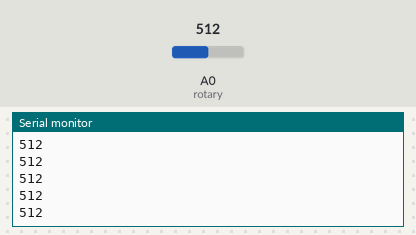
The sketch below on a simulated Arduino Uno, built with avr-gcc and run on an emulated ATmega328P. Shown: the last lines printed to the serial monitor. The inputs (shaded band) are chosen by the test bench; at power-on: A0 (rotary) = 512.

Above: at 1.2 s.
1.3 s: A0 (rotary) set to 716
At 2.2 s:
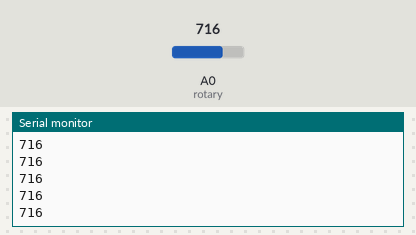
2.8 s: A0 (rotary) set to 900
At 3.8 s:
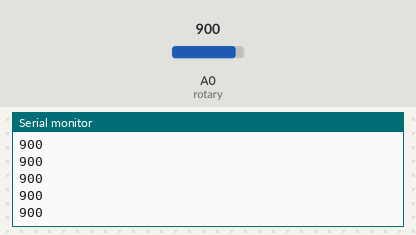
Timing chart, 0 to 5.8 s (numbered marks = the images above; inputs shaded):
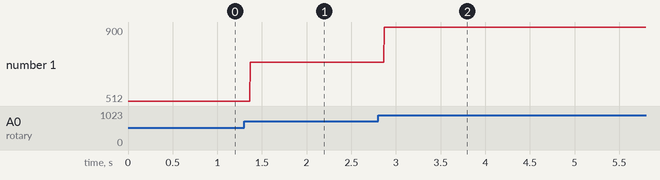

The sketch:

input_analog.ino
```cpp
//#--------------------------------------------------------------------------------------#
//| Thanks to Digikey for providing the kits and helping us make this an amazing CodeDay!|
//#--------------------------------------------------------------------------------------#

char rotary = A0;

void setup() {
  // put your setup code here, to run once:
  Serial.begin(9600);
}

void loop() {
  // put your main code here, to run repeatedly:
  int value = analogRead(rotary);
  Serial.println(value);
}
```

Measured:
- after the input at 1.3 s, the serial monitor: prints a new line after 0.07 s (image 1)
- after the input at 2.8 s, the serial monitor: prints a new line after 0.07 s (image 2)
- plotted number 1: 512 → 716 after the input at 1.3 s, 716 → 900 after the input at 2.8 s
